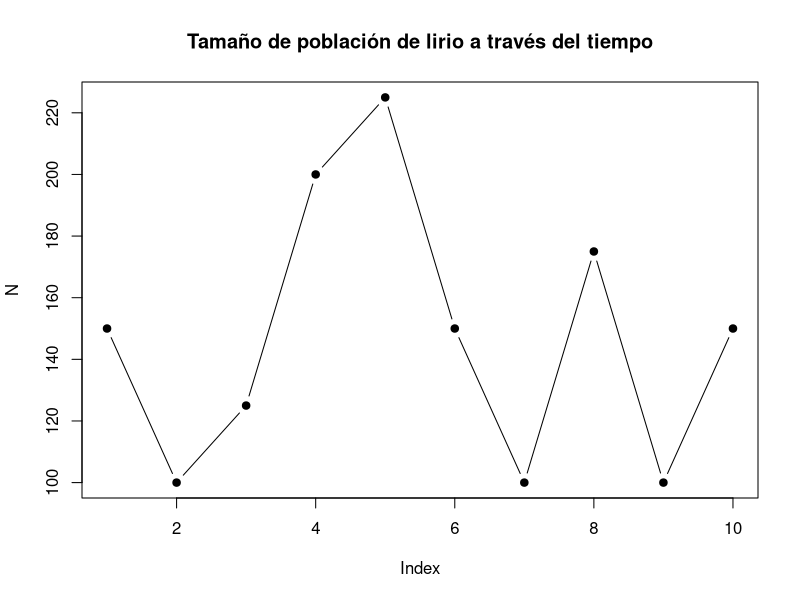
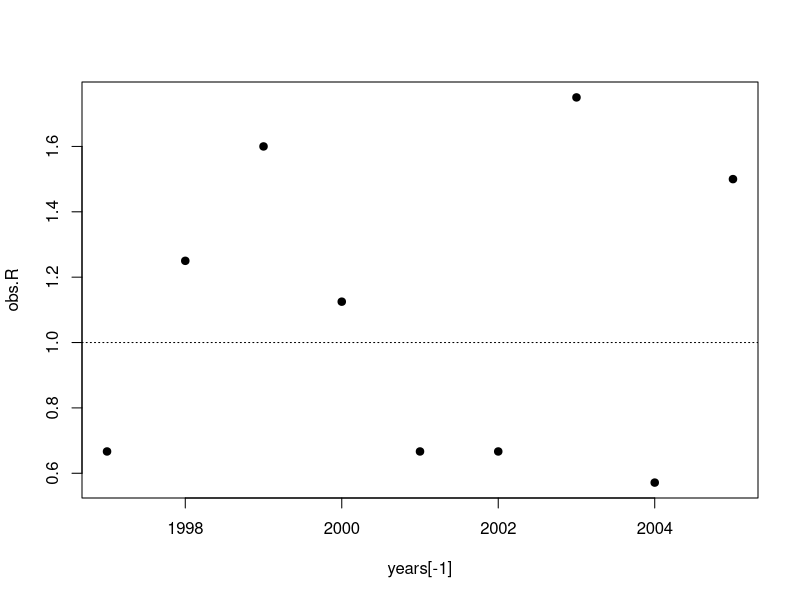
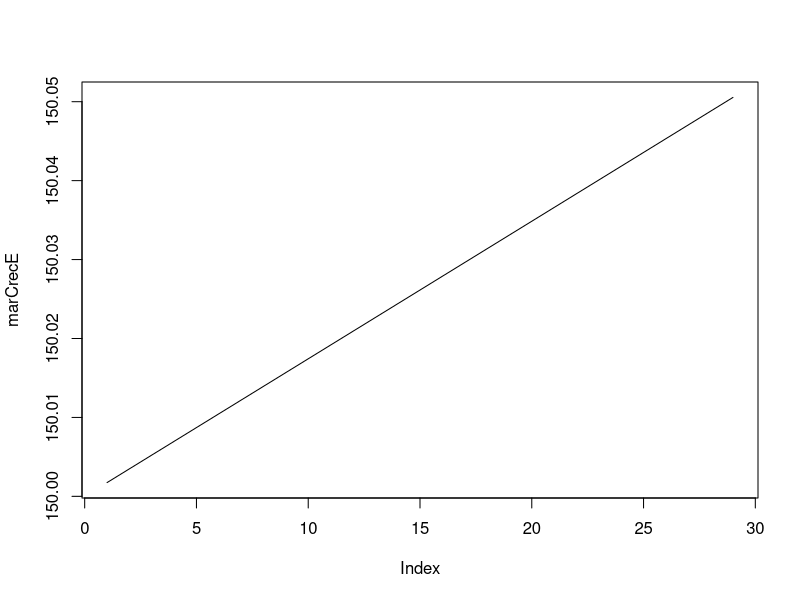
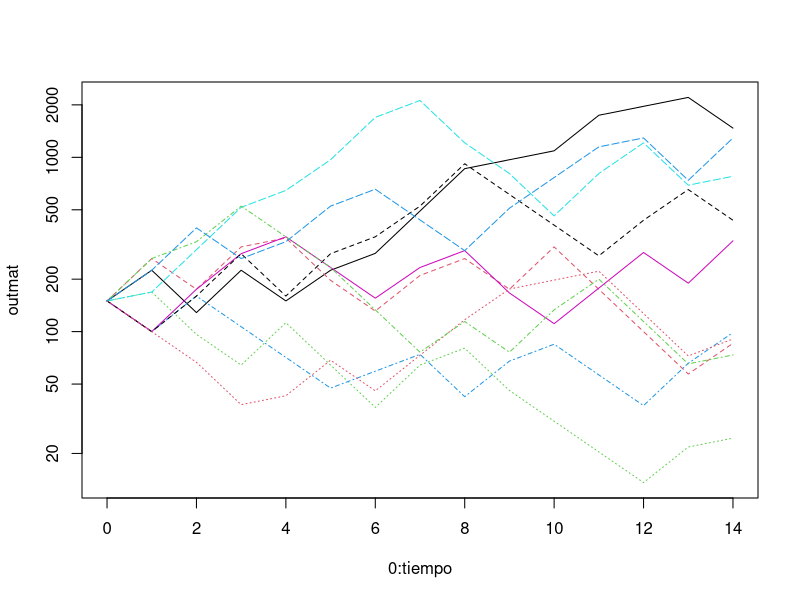
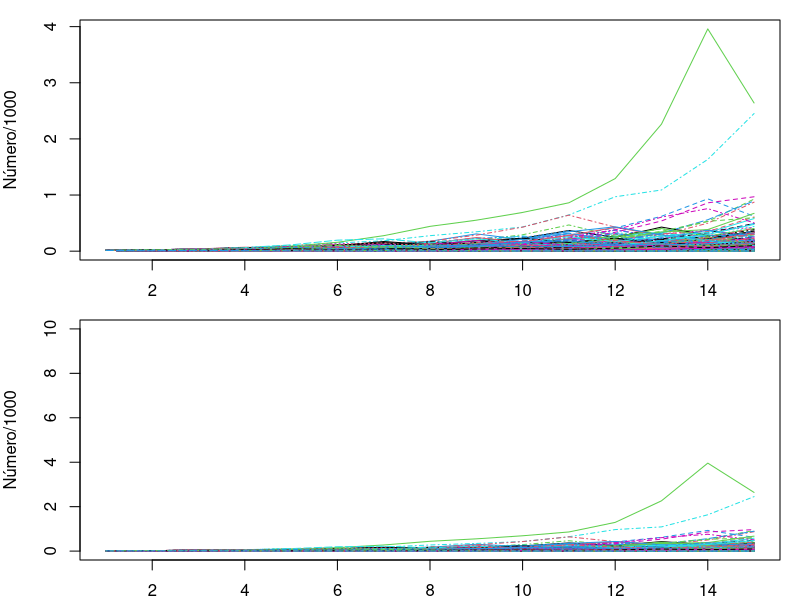
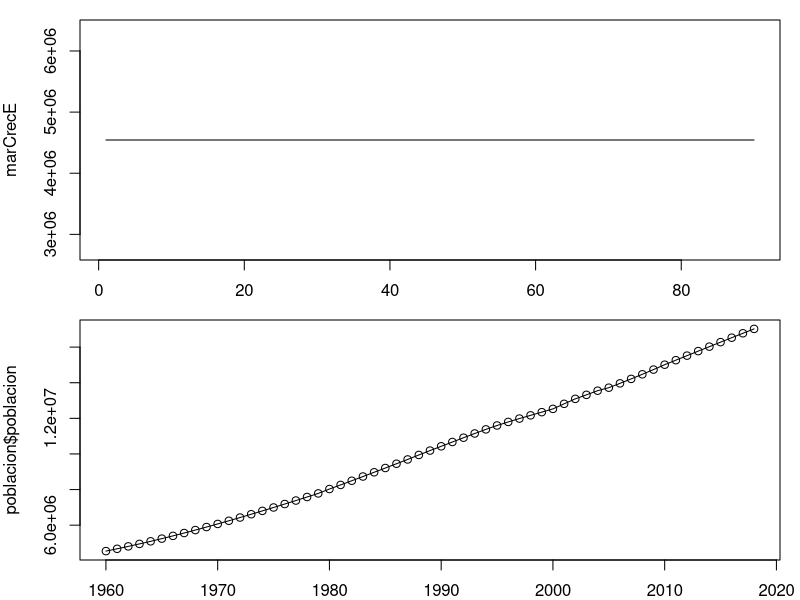
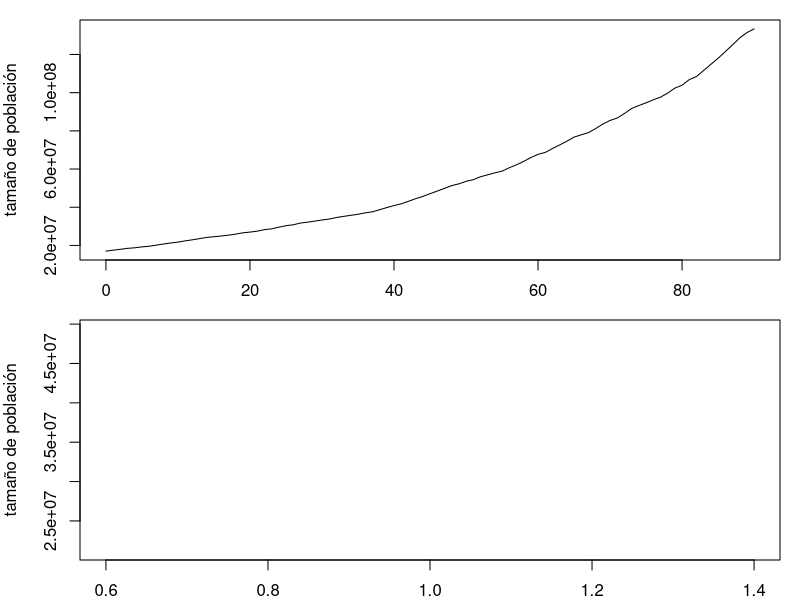

These charts were generated, in order, by the following R code: (Note: this script raises an error after producing the figures.)
##5 Ejercicios 2
##Crecimiento geométrico
##En los años 1996 a 2005, los tamaños de población de lirio son:
years<-c(1996,1997,1998,1999,2000,2001,2002,2003,2004,2005)
N<-c(150, 100, 125, 200, 225, 150, 100, 175, 100, 150)
##grafica de poblacion de lirio en el tiempo
plot(N, main="Tamaño de población de lirio a través del tiempo", type="b", pch=19)
##grafica de lambda de cada año
obs.R <- N[-1]/N[-length(N)]
plot(years[-1], obs.R, pch=19)
abline(h = 1, lty = 3)
##media artimetica
lamM <- N[2:10]/N[1:9]
rM <- log(lamM)
mean(rM)
##media geometrica de las tasas de crecimiento (r)
lamM <- N[2:10]/N[1:9]
lamM
rM <- log(lamM)
rMx <- prod(rM)^1/9
rMx
##Hacemos una función de crecimiento exponencial
crecE <- function(N0,r,t ){
  N <- N0*exp(r*t)
  return(N)
}
##¿Cuál sería el tamaño de la población se espera en 2025? 
##¿Cuál sería el tamaño estimado de la población, 
##si ha utilizado la media inapropiada?
Nt29<-150*2.718^(rMx*29)
Nt29
marCrecE <- crecE(N0=150, r = rMx, t = 1:29)
plot(marCrecE, type="l")
##desarrollamos 1000 simulaciones con la funcin popsim
tiempo<- 14
set.seed(12)
sim.Rs <- sample(x = obs.R, size = tiempo, 
                 replace = TRUE)
sim1 <- numeric(tiempo + 1)
sim1[1] <- N[years == max(years)]
for (t in 1:tiempo) { 
  sim1[t + 1] <- sim1[t] * sim.Rs[t] }
sims <- 10
sim.RM <- matrix(sample(obs.R, sims * tiempo, 
                        replace = TRUE), 
                 nrow = tiempo, ncol = sims)

sim1[1] <- N[years == max(years)]
outmat <- sapply(1:sims, function(i) { 
  for (t in 1:tiempo) sim1[t + 1] <- 
      sim1[t] * sim.RM[t, i]
  sim1
})
##1000 simulaciones
PopSim <- function(Rs, N0, tiempo = 14, sims = 10) { 
  sim.RM = matrix(sample(Rs, size = sims * tiempo, replace = TRUE), 
                  nrow = tiempo, ncol = sims)
  output <- numeric(tiempo + 1) 
  output[1] <- N0 
  outmat <- sapply(1:sims, function(i) {
    for (t in 1:tiempo) output[t + 1] <- round(output[t] * 
                                                sim.RM[t, i], 0)
    output
  })  
  return(outmat) 
}
matplot(0:tiempo, outmat, type = "l", log = "y") 
par(mfcol=c(2,1), mar=c(2,4,1,1))
output <- PopSim(Rs = obs.R, N0 = 13, sims = 1000)
matplot(output/1000, type="l", ylab="Número/1000")
matplot(output/1000, type="l", ylim=c(0,10), ylab="Número/1000")

##Crecimiento de la población Humana
library(readxl)
poblacion <- read_excel("poblacion.xlsx")
View(poblacion)
str(poblacion)
##Obtenga la tasa intrínseca de crecimiento
#obtenemos lambda
lamM <- poblacion$poblacion[2:59]/poblacion$poblacion[1:58]
lamM
#convertimos lambda en r
rM <- log(lamM)
rM
mean(rM)
#obtenemos la media aritmética de r
rMx <- prod(rM)^1/58
rMx
#proyectamos la población
##Hacemos una función de crecimiento exponencial
crecE <- function(N0,r,t ){
  N <- N0*exp(r*t)
  return(N)
}
marCrecE <- crecE(N0=4543666, r = rMx, t = 1:90)
plot(marCrecE, type="l")
plot(poblacion$tiempo, poblacion$poblacion,type = "o")

##Representa gráficamente el modelo del tamaño de la población
#humana de la fecha más antigua
#que dispongas a 2050.
years<- 90
set.seed(12)
obs.R <- poblacion$poblacion[-1]/poblacion$poblacion[-length(poblacion$poblacion)]
sim.Rs <- sample(x = obs.R, size = years, 
                 replace = TRUE)
sim1 <- numeric(years + 1)
sim1[1] <- poblacion$poblacion[poblacion$tiempo == max(poblacion$tiempo)]
for (t in 1:years) { 
  sim1[t + 1] <- sim1[t] * sim.Rs[t] }
plot(0:years, sim1, type="l", xlab="1960-2050",ylab = "tamaño de población")
which(poblacion$poblacion>poblacion$poblacion[1]*2)[51]
abline(26,51)
?abline
Nt58<-4543666*2.718^(r = 0.02277295*26)
Nt58
which(poblacion$poblacion>poblacion$poblacion[1]*2)[1]
crecE <- function(N0,r,t ){
  N <- N0*exp(r*t)
  return(N)
}
marCrecE <- crecE(N0=4543666, r = 0.02277295, t = 90)
plot(marCrecE, type="l", xlab="1960-2050",ylab = "tamaño de población")
abline(v=26)
CRE<-c(4543666,4674172,4809201,4948986,5093854)
tasa<-poblacion$poblacion[2:5]/poblacion$poblacion[1:4] #1.028723 1.028888 1.029066 1.029272
tasa #1.029
log(1.029) #0.02858746=r


rd=0.02277295*100
rd
t=70/2.277295
t
dup

?which

marCrecE <- crecE(N0=4543666, r = 0.02277295, t = 1:90)
plot(marCrecE, type="l",xlab="1960-2050",ylab = "tamaño de población")
